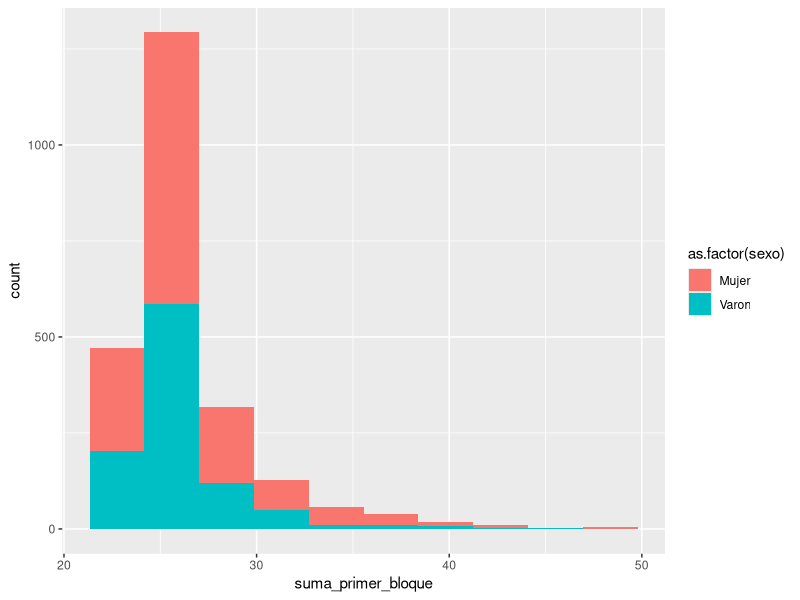
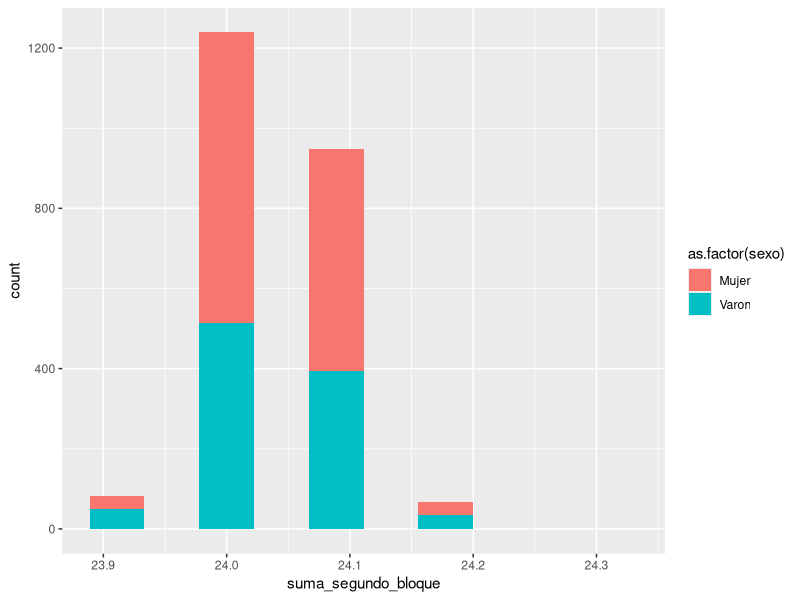

R code for these plots, in order:
## ---- chunk 1
knitr::opts_chunk$set(echo = TRUE)
# Cargar los paquetes necesarios acá
library(dplyr)
library(readr)
library(ggplot2)
## ---- chunk 2
# Código para cargar o leer los datos
base_cruda <- read_csv("datos/encuesta_uso_tiempo_2016.csv", 
    locale = locale(encoding = "windows-1252"))
## ---- chunk 3
#Acá agrego dos variables más para comparar dos grupos de variables que parecen estar duplicadas.
base_con_promedios <- base_cruda %>% 
  mutate(suma_primer_bloque = trabajo_pago + trabajo_domestico_no_pago + voluntariados + estudio_educacion + recreacion + aplicaciones + tareas_cuidados + cuidado_personal) %>% 
  mutate(suma_segundo_bloque = trabajo_pago2 + trabajo_domestico_no_pago2 + voluntariados2 + estudio_educacion2 + recreacion2 + aplicaciones2 + tareas_cuidados2 + cuidado_personal2) 
## ---- chunk 4
filter(base_cruda, quintil_ingreso == "5to quintil")
## ---- chunk 5
base_con_promedios %>% 
    summarise(mean(suma_primer_bloque))

## ---- chunk 6
base_con_promedios %>% 
    summarise(var(suma_primer_bloque))
## ---- chunk 7
ggplot(base_con_promedios, aes(suma_primer_bloque)) +
  geom_histogram(bins = 10, aes(fill=as.factor(sexo)))

## ---- chunk 8
base_con_promedios %>% 
    summarise(mean(suma_segundo_bloque))
## ---- chunk 9
base_con_promedios %>% 
    summarise(var(suma_segundo_bloque))
## ---- chunk 10
ggplot(base_con_promedios, aes(suma_segundo_bloque)) +
  geom_histogram(bins = 10, aes(fill=as.factor(sexo)))

## ---- chunk 11
base_cruda %>% 
  filter(edad < "19") %>% 
  summarise(mean(recreacion))
## ---- chunk 12
base_cruda %>% 
  filter(edad > "18", dia_laborable == "Día laborable", estado_ocupacional == "Ocupado") %>%
  summarise(mean(recreacion))
## ---- chunk 13
#Promedio de hs. de trabajo pago en hombres
base_cruda %>% 
  group_by(sexo) %>%  
  filter(dia_laborable == "Día laborable") %>% 
  summarise(mean(trabajo_pago))
